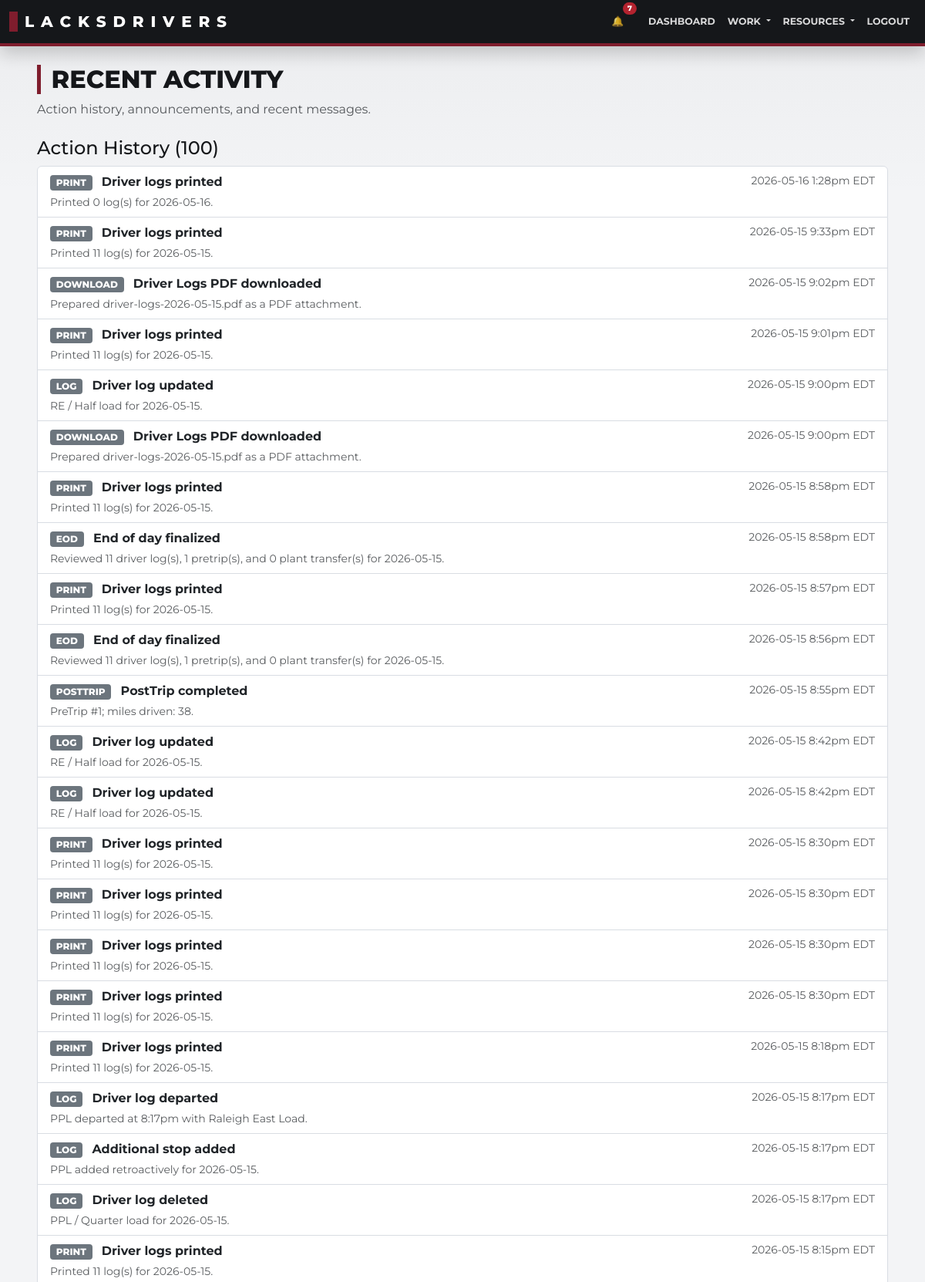
/recent_activity (signed in, upper part), run on the app's committed database.
### app/models/activity.py (models this page shows)
class ActivityEvent(db.Model):
    __tablename__ = "activity_event"
    id = db.Column(db.Integer, primary_key=True)
    user_id = db.Column(db.Integer, db.ForeignKey("user.id"), nullable=False)
    category = db.Column(db.String(30), nullable=False)
    action = db.Column(db.String(50), nullable=False)
    title = db.Column(db.String(150), nullable=False)
    details = db.Column(db.Text, nullable=True)
    target_type = db.Column(db.String(50), nullable=True)
    target_id = db.Column(db.Integer, nullable=True)
    created_at = db.Column(db.DateTime, default=datetime.utcnow, nullable=False)
    user = db.relationship("User", backref="activity_events")

### app/blueprints/messaging/routes.py (the view)
@bp.route("/recent_activity")
@login_required
def recent_activity():
    cutoff = datetime.now() - timedelta(days=1)
    new_ann = Announcement.query.filter(Announcement.created_at >= cutoff).all()
    new_dms = DirectMessage.query.filter(
        DirectMessage.receiver_id == current_user.id,
        DirectMessage.timestamp >= cutoff,
    ).all()
    activity_query = ActivityEvent.query.order_by(ActivityEvent.created_at.desc())
    if current_user.role != "management":
        activity_query = activity_query.filter_by(user_id=current_user.id)
    action_history = activity_query.limit(100).all()
    return render_template(
        "recent_activity.html",
        new_announcements=new_ann,
        new_messages=new_dms,
        action_history=action_history,
    )

### app/blueprints/auth/routes.py (called while the page is built)
@login_manager.user_loader
def load_user(user_id):
    return User.query.get(int(user_id))

### app/services/plant_addresses.py (called while the page is built)
def register_context_processors(app):
    @app.context_processor
    def inject_plant_addresses():
        return dict(PLANT_ADDRESSES=PLANT_ADDRESSES, PLANT_LABELS=PLANT_LABELS)

### app/services/template_filters.py (called while the page is built, shortened)
def _coerce_utc_datetime(value):
    if not value:
        return None
    if isinstance(value, datetime):
        if value.tzinfo is None:
            return pytz.utc.localize(value)
        return value.astimezone(pytz.utc)

def _format_12h(dt, include_zone=False):
    formatted = dt.strftime("%I:%M%p").lower().lstrip("0")
    if include_zone:
        return f"{formatted} {dt.strftime('%Z')}"
    return formatted

def _to_detroit_datetime(value):
    if not value:
        return ""
    dt_utc = _coerce_utc_datetime(value)
    if not dt_utc:
        return value
    dt_local = dt_utc.astimezone(DETROIT_TZ)
    return f"{dt_local.strftime('%Y-%m-%d')} {_format_12h(dt_local, include_zone=True)}"

### templates/recent_activity.html (shortened to what this page needs)
{% extends 'base.html' %}
{% block content %}
<div class="container">
  <h2>Recent Activity</h2>
  <p class="text-muted">Action history, announcements, and recent messages.</p>
  <div class="mt-4">
    <h4>Action History ({{ action_history|length }})</h4>
    {% if action_history %}
      <ul class="list-group mb-3">
        {% for event in action_history %}
          <li class="list-group-item">
            <div class="d-flex justify-content-between gap-3">
              <div>
                <span class="badge text-bg-secondary me-2">{{ event.category|upper }}</span>
                <strong>{{ event.title }}</strong>
                {% if event.details %}
                  <div class="text-muted small mt-1">{{ event.details }}</div>
                {% endif %}
              </div>
              <small class="text-muted text-nowrap">
                {{ event.created_at|to_detroit_datetime }}
              </small>
            </div>
          </li>
        {% endfor %}
      </ul>
    {% else %}
      <p class="text-muted">No action history yet.</p>
    {% endif %}
  </div>
</div>
{% endblock %}

### static/css/style.css (style rules this page uses)
:root { --ld-ink: #15171a; --ld-panel: #202328; --ld-panel-2: #2d3138; --ld-maroon: #7f1d2d; --ld-maroon-dark: #5c1320; --ld-steel: #6f7782; --ld-line: #d9dde3; --ld-paper: #ffffff; --ld-bg: #f3f4f6; --ld-muted: #6b7280; --ld-success: #237a4b; --ld-warning: #d89a1d; --ld-danger: #b4232f; --ld-info: #2d6f8f; --bs-primary: var(--ld-maroon); --bs-secondary: var(--ld-steel); --bs-danger: var(--ld-danger); --bs-success: var(--ld-success); --bs-warning: var(--ld-warning); --bs-info: var(--ld-info); --bs-dark: var(--ld-ink); }
html, body { background: var(--ld-bg) !important; color: var(--ld-ink); }
body { font-family: Montserrat, Arial, sans-serif; }
.container > h1, .container > h2, .container > h3, .card-header, .table thead th { text-transform: uppercase; }
.container > h1, .container > h2, .container > h3 { color: var(--ld-ink); font-weight: 800; border-left: 5px solid var(--ld-maroon); padding-left: 0.85rem; }
.badge { border-radius: 4px; font-weight: 800; text-transform: uppercase; }
.list-group-item { border-color: var(--ld-line) !important; }

### templates/base.html (style rules this page uses)
body { font-family: 'Montserrat', sans-serif; background-color: #f9f9f9; margin: 0; padding: 0; }
.d-flex, .row, [class*="col-"] { min-width: 0; }

### data on the page
ActivityEvent: category "PRINT", title "Driver logs printed", details "Printed 0 log(s) for 2026-05-16.", created_at|to_detroit_datetime "2026-05-16 1:28pm EDT"
ActivityEvent: category "PRINT", title "Driver logs printed", details "Printed 11 log(s) for 2026-05-15.", created_at|to_detroit_datetime "2026-05-15 9:33pm EDT"
ActivityEvent: category "DOWNLOAD", title "Driver Logs PDF downloaded", details "Prepared driver-logs-2026-05-15.pdf as a PDF attachment.", created_at|to_detroit_datetime "2026-05-15 9:02pm EDT"
ActivityEvent: category "PRINT", title "Driver logs printed", details "Printed 11 log(s) for 2026-05-15.", created_at|to_detroit_datetime "2026-05-15 9:01pm EDT"
ActivityEvent: category "LOG", title "Driver log updated", details "RE / Half load for 2026-05-15.", created_at|to_detroit_datetime "2026-05-15 9:00pm EDT"
ActivityEvent: category "DOWNLOAD", title "Driver Logs PDF downloaded", details "Prepared driver-logs-2026-05-15.pdf as a PDF attachment.", created_at|to_detroit_datetime "2026-05-15 9:00pm EDT"
ActivityEvent: category "PRINT", title "Driver logs printed", details "Printed 11 log(s) for 2026-05-15.", created_at|to_detroit_datetime "2026-05-15 8:58pm EDT"
ActivityEvent: category "EOD", title "End of day finalized", details "Reviewed 11 driver log(s), 1 pretrip(s), and 0 plant transfer(s) for 2026-05-15.", created_at|to_detroit_datetime "2026-05-15 8:58pm EDT"
ActivityEvent: category "PRINT", title "Driver logs printed", details "Printed 11 log(s) for 2026-05-15.", created_at|to_detroit_datetime "2026-05-15 8:57pm EDT"
ActivityEvent: category "EOD", title "End of day finalized", details "Reviewed 11 driver log(s), 1 pretrip(s), and 0 plant transfer(s) for 2026-05-15.", created_at|to_detroit_datetime "2026-05-15 8:56pm EDT"
ActivityEvent: category "POSTTRIP", title "PostTrip completed", details "PreTrip #1; miles driven: 38.", created_at|to_detroit_datetime "2026-05-15 8:55pm EDT"
ActivityEvent: category "LOG", title "Driver log updated", details "RE / Half load for 2026-05-15.", created_at|to_detroit_datetime "2026-05-15 8:42pm EDT"
ActivityEvent: category "LOG", title "Driver log updated", details "RE / Half load for 2026-05-15.", created_at|to_detroit_datetime "2026-05-15 8:42pm EDT"
ActivityEvent: category "PRINT", title "Driver logs printed", details "Printed 11 log(s) for 2026-05-15.", created_at|to_detroit_datetime "2026-05-15 8:30pm EDT"
ActivityEvent: category "PRINT", title "Driver logs printed", details "Printed 11 log(s) for 2026-05-15.", created_at|to_detroit_datetime "2026-05-15 8:30pm EDT"
ActivityEvent: category "PRINT", title "Driver logs printed", details "Printed 11 log(s) for 2026-05-15.", created_at|to_detroit_datetime "2026-05-15 8:30pm EDT"
ActivityEvent: category "PRINT", title "Driver logs printed", details "Printed 11 log(s) for 2026-05-15.", created_at|to_detroit_datetime "2026-05-15 8:30pm EDT"
ActivityEvent: category "PRINT", title "Driver logs printed", details "Printed 11 log(s) for 2026-05-15.", created_at|to_detroit_datetime "2026-05-15 8:18pm EDT"
ActivityEvent: category "LOG", title "Driver log departed", details "PPL departed at 8:17pm with Raleigh East Load.", created_at|to_detroit_datetime "2026-05-15 8:17pm EDT"
ActivityEvent: category "LOG", title "Additional stop added", details "PPL added retroactively for 2026-05-15.", created_at|to_detroit_datetime "2026-05-15 8:17pm EDT"
ActivityEvent: category "LOG", title "Driver log deleted", details "PPL / Quarter load for 2026-05-15.", created_at|to_detroit_datetime "2026-05-15 8:17pm EDT"
ActivityEvent: category "PRINT", title "Driver logs printed", details "Printed 11 log(s) for 2026-05-15.", created_at|to_detroit_datetime "2026-05-15 8:15pm EDT"

### other printed values
{{ action_history|length }} "100"
